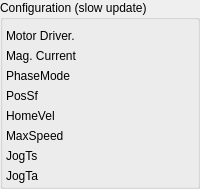
    <widget class="QEGroupBox" name="qegroupbox_3">
     <property name="title" stdset="0">
      <string>Configuration (slow update)</string>
     </property>
     <layout class="QFormLayout" name="formLayout">
      <property name="horizontalSpacing">
       <number>2</number>
      </property>
      <property name="verticalSpacing">
       <number>6</number>
      </property>
      <property name="leftMargin">
       <number>3</number>
      </property>
      <property name="topMargin">
       <number>9</number>
      </property>
      <property name="rightMargin">
       <number>3</number>
      </property>
      <property name="bottomMargin">
       <number>3</number>
      </property>
      <item row="1" column="0">
       <widget class="QLabel" name="label_59">
        <property name="sizePolicy">
         <sizepolicy hsizetype="MinimumExpanding" vsizetype="Preferred">
          <horstretch>0</horstretch>
          <verstretch>0</verstretch>
         </sizepolicy>
        </property>
        <property name="minimumSize">
         <size>
          <width>20</width>
          <height>0</height>
         </size>
        </property>
        <property name="text">
         <string>Mag. Current</string>
        </property>
       </widget>
      </item>
      <item row="1" column="1">
       <widget class="QELabel" name="qelabel_23">
        <property name="variable" stdset="0">
         <string>$(MOTOR):magnetisationCurrent</string>
        </property>
        <property name="variableSubstitutions" stdset="0">
         <string/>
        </property>
        <property name="precision">
         <number>3</number>
        </property>
        <property name="useDbPrecision">
         <bool>false</bool>
        </property>
       </widget>
      </item>
      <item row="2" column="0">
       <widget class="QLabel" name="label_70">
        <property name="sizePolicy">
         <sizepolicy hsizetype="Preferred" vsizetype="Preferred">
          <horstretch>0</horstretch>
          <verstretch>0</verstretch>
         </sizepolicy>
        </property>
        <property name="minimumSize">
         <size>
          <width>0</width>
          <height>0</height>
         </size>
        </property>
        <property name="text">
         <string>PhaseMode</string>
        </property>
       </widget>
      </item>
      <item row="2" column="1">
       <widget class="QELabel" name="qelabel_31">
        <property name="variable" stdset="0">
         <string>$(MOTOR):PhaseMode</string>
        </property>
        <property name="variableSubstitutions" stdset="0">
         <string/>
        </property>
        <property name="precision">
         <number>0</number>
        </property>
       </widget>
      </item>
      <item row="3" column="0">
       <widget class="QLabel" name="label_75">
        <property name="sizePolicy">
         <sizepolicy hsizetype="Preferred" vsizetype="Preferred">
          <horstretch>0</horstretch>
          <verstretch>0</verstretch>
         </sizepolicy>
        </property>
        <property name="minimumSize">
         <size>
          <width>0</width>
          <height>0</height>
         </size>
        </property>
        <property name="text">
         <string>PosSf</string>
        </property>
       </widget>
      </item>
      <item row="3" column="1">
       <widget class="QELabel" name="qelabel_29">
        <property name="sizePolicy">
         <sizepolicy hsizetype="Preferred" vsizetype="Preferred">
          <horstretch>0</horstretch>
          <verstretch>0</verstretch>
         </sizepolicy>
        </property>
        <property name="variable" stdset="0">
         <string>$(MOTOR):PosSf</string>
        </property>
        <property name="variableSubstitutions" stdset="0">
         <string/>
        </property>
        <property name="precision">
         <number>6</number>
        </property>
        <property name="useDbPrecision">
         <bool>false</bool>
        </property>
        <property name="notation" stdset="0">
         <enum>QELabel::Scientific</enum>
        </property>
       </widget>
      </item>
      <item row="4" column="0">
       <widget class="QLabel" name="label_69">
        <property name="sizePolicy">
         <sizepolicy hsizetype="Preferred" vsizetype="Preferred">
          <horstretch>0</horstretch>
          <verstretch>0</verstretch>
         </sizepolicy>
        </property>
        <property name="minimumSize">
         <size>
          <width>0</width>
          <height>0</height>
         </size>
        </property>
        <property name="text">
         <string>HomeVel</string>
        </property>
       </widget>
      </item>
      <item row="4" column="1">
       <widget class="QELabel" name="qelabel_28">
        <property name="sizePolicy">
         <sizepolicy hsizetype="Preferred" vsizetype="Preferred">
          <horstretch>0</horstretch>
          <verstretch>0</verstretch>
         </sizepolicy>
        </property>
        <property name="variable" stdset="0">
         <string>$(MOTOR):HomeVel</string>
        </property>
        <property name="variableSubstitutions" stdset="0">
         <string/>
        </property>
        <property name="precision">
         <number>0</number>
        </property>
        <property name="useDbPrecision">
         <bool>true</bool>
        </property>
       </widget>
      </item>
      <item row="5" column="0">
       <widget class="QLabel" name="label_57">
        <property name="sizePolicy">
         <sizepolicy hsizetype="Preferred" vsizetype="Preferred">
          <horstretch>0</horstretch>
          <verstretch>0</verstretch>
         </sizepolicy>
        </property>
        <property name="minimumSize">
         <size>
          <width>0</width>
          <height>0</height>
         </size>
        </property>
        <property name="text">
         <string>MaxSpeed </string>
        </property>
       </widget>
      </item>
      <item row="5" column="1">
       <widget class="QELabel" name="qelabel_26">
        <property name="sizePolicy">
         <sizepolicy hsizetype="Preferred" vsizetype="Preferred">
          <horstretch>0</horstretch>
          <verstretch>0</verstretch>
         </sizepolicy>
        </property>
        <property name="variable" stdset="0">
         <string>$(MOTOR):MaxSpeed</string>
        </property>
        <property name="variableSubstitutions" stdset="0">
         <string/>
        </property>
        <property name="precision">
         <number>0</number>
        </property>
        <property name="useDbPrecision">
         <bool>true</bool>
        </property>
       </widget>
      </item>
      <item row="6" column="0">
       <widget class="QLabel" name="label_56">
        <property name="sizePolicy">
         <sizepolicy hsizetype="Preferred" vsizetype="Preferred">
          <horstretch>0</horstretch>
          <verstretch>0</verstretch>
         </sizepolicy>
        </property>
        <property name="minimumSize">
         <size>
          <width>0</width>
          <height>0</height>
         </size>
        </property>
        <property name="text">
         <string>JogTs</string>
        </property>
       </widget>
      </item>
      <item row="6" column="1">
       <widget class="QELabel" name="qelabel_25">
        <property name="sizePolicy">
         <sizepolicy hsizetype="Preferred" vsizetype="Preferred">
          <horstretch>0</horstretch>
          <verstretch>0</verstretch>
         </sizepolicy>
        </property>
        <property name="variable" stdset="0">
         <string>$(MOTOR):JogTs</string>
        </property>
        <property name="variableSubstitutions" stdset="0">
         <string/>
        </property>
        <property name="precision">
         <number>0</number>
        </property>
        <property name="useDbPrecision">
         <bool>true</bool>
        </property>
       </widget>
      </item>
      <item row="7" column="0">
       <widget class="QLabel" name="label_71">
        <property name="sizePolicy">
         <sizepolicy hsizetype="Preferred" vsizetype="Preferred">
          <horstretch>0</horstretch>
          <verstretch>0</verstretch>
         </sizepolicy>
        </property>
        <property name="minimumSize">
         <size>
          <width>0</width>
          <height>0</height>
         </size>
        </property>
        <property name="text">
         <string>JogTa</string>
        </property>
       </widget>
      </item>
      <item row="7" column="1">
       <widget class="QELabel" name="qelabel_30">
        <property name="sizePolicy">
         <sizepolicy hsizetype="Preferred" vsizetype="Preferred">
          <horstretch>0</horstretch>
          <verstretch>0</verstretch>
         </sizepolicy>
        </property>
        <property name="variable" stdset="0">
         <string>$(MOTOR):JogTa</string>
        </property>
        <property name="variableSubstitutions" stdset="0">
         <string/>
        </property>
        <property name="precision">
         <number>0</number>
        </property>
        <property name="useDbPrecision">
         <bool>true</bool>
        </property>
       </widget>
      </item>
      <item row="0" column="0">
       <widget class="QLabel" name="label_77">
        <property name="sizePolicy">
         <sizepolicy hsizetype="Preferred" vsizetype="Preferred">
          <horstretch>0</horstretch>
          <verstretch>0</verstretch>
         </sizepolicy>
        </property>
        <property name="minimumSize">
         <size>
          <width>0</width>
          <height>0</height>
         </size>
        </property>
        <property name="text">
         <string>Motor Driver.</string>
        </property>
       </widget>
      </item>
      <item row="0" column="1">
       <widget class="QELabel" name="qelabel_36">
        <property name="sizePolicy">
         <sizepolicy hsizetype="Preferred" vsizetype="Preferred">
          <horstretch>0</horstretch>
          <verstretch>0</verstretch>
         </sizepolicy>
        </property>
        <property name="variable" stdset="0">
         <string>$(MOTOR):AxisAmpType</string>
        </property>
        <property name="variableSubstitutions" stdset="0">
         <string/>
        </property>
        <property name="precision">
         <number>0</number>
        </property>
        <property name="useDbPrecision">
         <bool>true</bool>
        </property>
        <property name="text">
         <string/>
        </property>
       </widget>
      </item>
     </layout>
    </widget>
